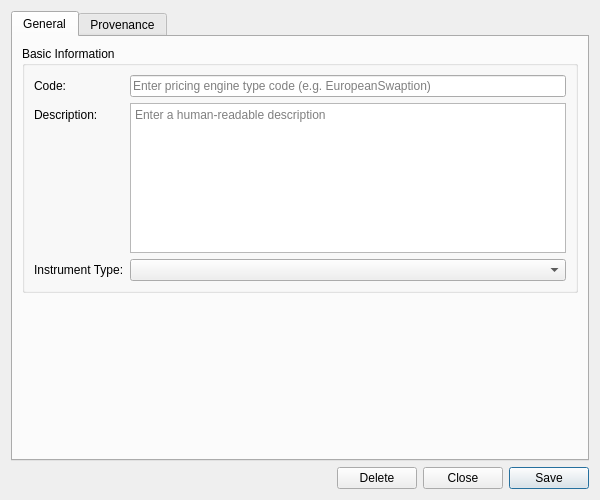
<?xml version="1.0" encoding="UTF-8"?>
<ui version="4.0">
 <class>PricingEngineTypeDetailDialog</class>
 <widget class="QWidget" name="PricingEngineTypeDetailDialog">
  <property name="geometry">
   <rect>
    <x>0</x>
    <y>0</y>
    <width>600</width>
    <height>500</height>
   </rect>
  </property>
  <property name="sizePolicy">
   <sizepolicy hsizetype="Preferred" vsizetype="Preferred">
    <horstretch>0</horstretch>
    <verstretch>0</verstretch>
   </sizepolicy>
  </property>
  <property name="minimumSize">
   <size>
    <width>600</width>
    <height>500</height>
   </size>
  </property>
  <property name="windowTitle">
   <string>Pricing Engine Type Details</string>
  </property>
  <layout class="QVBoxLayout" name="verticalLayout">
   <item>
    <widget class="QTabWidget" name="tabWidget">
     <property name="currentIndex"><number>0</number></property>
     <widget class="QWidget" name="generalTab">
      <attribute name="title"><string>General</string></attribute>
      <layout class="QVBoxLayout" name="generalLayout">
       <item>
        <widget class="QGroupBox" name="basicInfoGroup">
         <property name="title">
          <string>Basic Information</string>
         </property>
         <layout class="QFormLayout" name="formLayout">
          <item row="0" column="0">
           <widget class="QLabel" name="labelCode">
            <property name="text">
             <string>Code:</string>
            </property>
           </widget>
          </item>
          <item row="0" column="1">
           <widget class="QLineEdit" name="codeEdit">
            <property name="placeholderText">
             <string>Enter pricing engine type code (e.g. EuropeanSwaption)</string>
            </property>
            <property name="readOnly">
             <bool>true</bool>
            </property>
           </widget>
          </item>
          <item row="1" column="0">
           <widget class="QLabel" name="labelDescription">
            <property name="text">
             <string>Description:</string>
            </property>
           </widget>
          </item>
          <item row="1" column="1">
           <widget class="QPlainTextEdit" name="descriptionEdit">
            <property name="minimumSize">
             <size>
              <width>0</width>
              <height>80</height>
             </size>
            </property>
            <property name="maximumSize">
             <size>
              <width>16777215</width>
              <height>150</height>
             </size>
            </property>
            <property name="placeholderText">
             <string>Enter a human-readable description</string>
            </property>
           </widget>
          </item>
          <item row="2" column="0">
           <widget class="QLabel" name="labelInstrumentTypeCode">
            <property name="text">
             <string>Instrument Type:</string>
            </property>
           </widget>
          </item>
          <item row="2" column="1">
           <widget class="QComboBox" name="instrumentTypeCodeCombo">
            <property name="insertPolicy">
             <enum>QComboBox::NoInsert</enum>
            </property>
           </widget>
          </item>
         </layout>
        </widget>
       </item>
       <item>
        <spacer name="verticalSpacer">
         <property name="orientation">
          <enum>Qt::Vertical</enum>
         </property>
         <property name="sizeHint" stdset="0">
          <size>
           <width>20</width>
           <height>40</height>
          </size>
         </property>
        </spacer>
       </item>
      </layout>
     </widget>
     <widget class="QWidget" name="provenanceTab">
      <attribute name="title"><string>Provenance</string></attribute>
      <layout class="QVBoxLayout" name="provenanceTabLayout">
       <item>
        <widget class="ores::qt::ProvenanceWidget" name="provenanceWidget" native="true"/>
       </item>
      </layout>
     </widget>
    </widget>
   </item>
   <item>
    <layout class="QHBoxLayout" name="buttonLayout">
     <item>
      <spacer name="horizontalSpacer">
       <property name="orientation">
        <enum>Qt::Horizontal</enum>
       </property>
       <property name="sizeHint" stdset="0">
        <size>
         <width>40</width>
         <height>20</height>
        </size>
       </property>
      </spacer>
     </item>
     <item>
      <widget class="QPushButton" name="deleteButton">
       <property name="text">
        <string>Delete</string>
       </property>
      </widget>
     </item>
     <item>
      <widget class="QPushButton" name="closeButton">
       <property name="text">
        <string>Close</string>
       </property>
      </widget>
     </item>
     <item>
      <widget class="QPushButton" name="saveButton">
       <property name="text">
        <string>Save</string>
       </property>
       <property name="default">
        <bool>true</bool>
       </property>
      </widget>
     </item>
    </layout>
   </item>
  </layout>
 </widget>
 <customwidgets>
  <customwidget>
   <class>ores::qt::ProvenanceWidget</class>
   <extends>QWidget</extends>
   <header>ores.qt/ProvenanceWidget.hpp</header>
  </customwidget>
 </customwidgets>
 <resources/>
 <connections/>
</ui>
